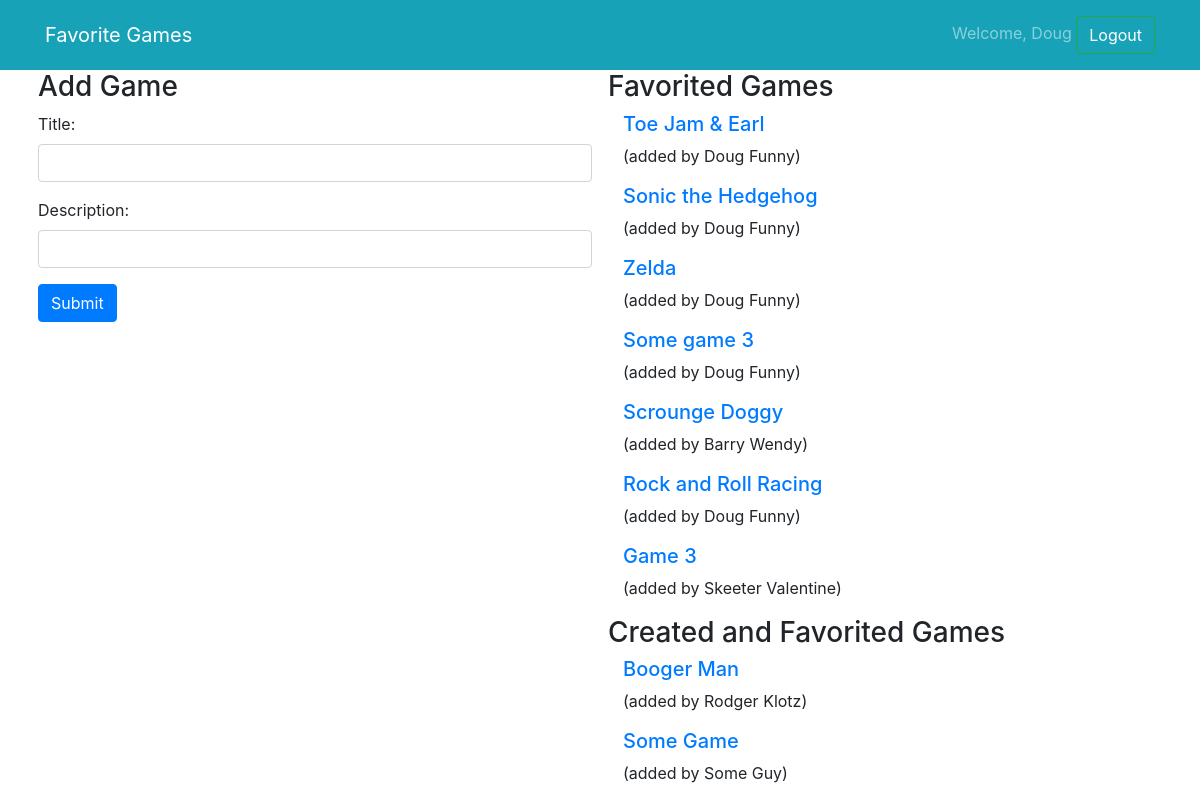
The page /games (signed in) on the database its author committed.
### gamerz_chat_app/models.py (models this page shows)
class User(models.Model):
    first_name = models.CharField(max_length=255)
    last_name = models.CharField(max_length=255)
    email = models.EmailField(max_length=255)
    password = models.CharField(max_length=255)
    created_at = models.DateField(auto_now_add=True)
    updated_at = models.DateField(auto_now=True)
    objects = UserManager()

class Game(models.Model):
    title = models.CharField(max_length=255)
    description = models.CharField(max_length=255)
    creator = models.ForeignKey(User, related_name="has_created_games", on_delete=models.CASCADE)
    favorited_by = models.ManyToManyField(User, related_name="favorited_games")
    created_at = models.DateField(auto_now_add=True)
    updated_at = models.DateField(auto_now=True)
    objects = GameManager()

### gamerz_chat_app/views.py (the view)
# urls.py: path("games", views.game_all),
def game_all(request):
    if "user_id" not in request.session:
        return redirect('/')
    else:
        context = {
            'all_games': Game.objects.all(),
            'this_user': User.objects.get(id=request.session['user_id'])
        }
        return render(request, 'games/game_all.html', context)

### gamerz_chat_app/templates/games/game_all.html (shortened to what this page needs)
<!DOCTYPE html>
<html lang="en">
<head>
    <link rel="stylesheet" href="https://stackpath.bootstrapcdn.com/bootstrap/4.3.1/css/bootstrap.min.css"
>
</head>
<body>
    <nav class="navbar navbar-expand-lg navbar-dark bg-info">
        <div class="container">
            <a class="navbar-brand" href="#">Favorite Games</a>
            <div class="collapse navbar-collapse" id="navbarText">
                <span class="navbar-text">
                    Welcome, {{request.session.greeting}} </a> <a href="/logout" role="button"
                        class="btn btn-outline-success">Logout</a>
                </span>
            </div>
        </div>
    </nav>
    <div class="container">
        <div class="row">
            <div class="col-6 px-2">
                <h3>Add Game</h3>
                <form action="/games/create" method="post">
                    <div class="form-group">
                        <label for="title">Title:</label>
                        <input type="text" class="form-control" name="title">
                    </div>
                    <div class="form-group">
                        <label for="description">Description:</label>
                        <input type="text" class="form-control" name="description">
                    </div>
                    <button type="submit" class="btn btn-primary">Submit</button>
                </form>
            </div>
            <div class="col-6 px-2">
                <h3>Favorited Games</h3>
                {% for game in all_games %}
                {% if this_user in game.favorited_by.all %}
                <div class="container">
                    <h5><a href="/games/{{game.id}}">{{game.title}}</a></h5>
                    <p>(added by {{game.creator.first_name}} {{game.creator.last_name}})</p>
                </div>
                {% endif %}
                {% endfor %}
                <h3>Created and Favorited Games</h3>
                {% for game in all_games %}
                {% if this_user not in game.favorited_by.all %}
                <div class="container">
                    <h5><a href="/games/{{game.id}}">{{game.title}}</a></h5>
                    <p>(added by {{game.creator.first_name}} {{game.creator.last_name}})</p>
                </div>
                {% endif %}
                {% endfor %}
            </div>
        </div>
    </div>
</body>
</html>

### rows shown on the page
User: session.greeting "Doug"
Game: title "Toe Jam & Earl", creator.first_name "Doug", creator.last_name "Funny"
Game: title "Sonic the Hedgehog", creator.first_name "Doug", creator.last_name "Funny"
Game: title "Zelda", creator.first_name "Doug", creator.last_name "Funny"
Game: title "Some game 3", creator.first_name "Doug", creator.last_name "Funny"
Game: title "Scrounge Doggy", creator.first_name "Barry", creator.last_name "Wendy"
Game: title "Rock and Roll Racing", creator.first_name "Doug", creator.last_name "Funny"
Game: title "Game 3", creator.first_name "Skeeter", creator.last_name "Valentine"
Game: title "Booger Man", creator.first_name "Rodger", creator.last_name "Klotz"
Game: title "Some Game", creator.first_name "Some", creator.last_name "Guy"
